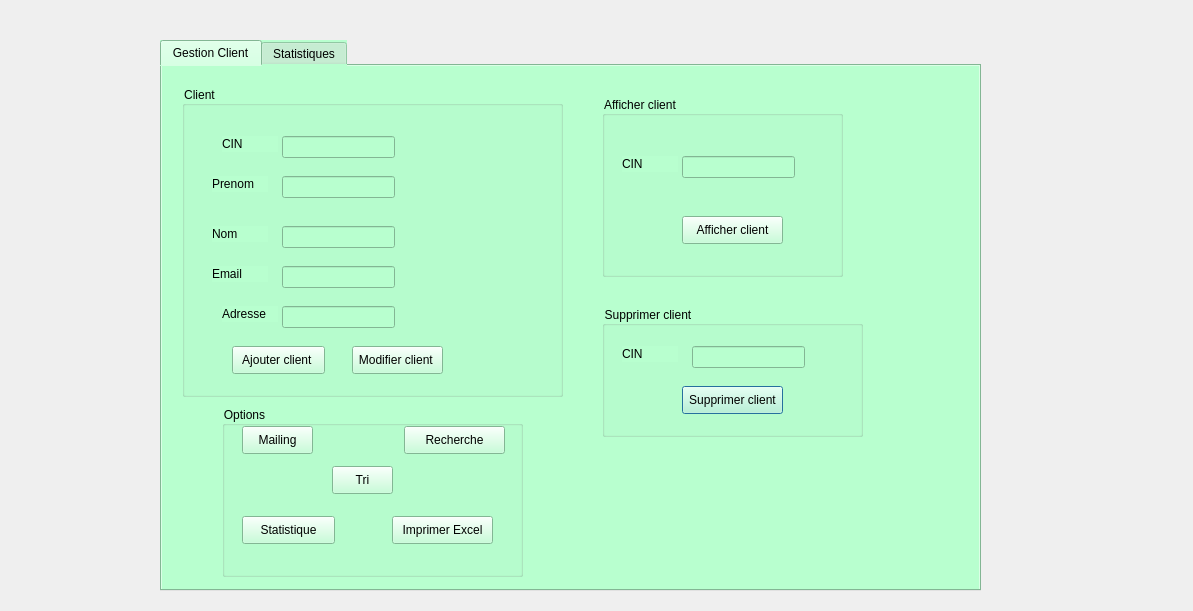
<?xml version="1.0" encoding="UTF-8"?>
<ui version="4.0">
 <class>client</class>
 <widget class="QDialog" name="client">
  <property name="geometry">
   <rect>
    <x>0</x>
    <y>0</y>
    <width>1193</width>
    <height>611</height>
   </rect>
  </property>
  <property name="windowTitle">
   <string>Dialog</string>
  </property>
  <widget class="QTabWidget" name="hhjj">
   <property name="geometry">
    <rect>
     <x>160</x>
     <y>40</y>
     <width>821</width>
     <height>551</height>
    </rect>
   </property>
   <property name="styleSheet">
    <string notr="true">background-color: rgb(184, 255, 207);</string>
   </property>
   <property name="currentIndex">
    <number>0</number>
   </property>
   <property name="usesScrollButtons">
    <bool>true</bool>
   </property>
   <widget class="QWidget" name="tab_3">
    <attribute name="title">
     <string>Gestion Client</string>
    </attribute>
    <widget class="QGroupBox" name="groupBox_5">
     <property name="geometry">
      <rect>
       <x>440</x>
       <y>240</y>
       <width>261</width>
       <height>131</height>
      </rect>
     </property>
     <property name="title">
      <string>Supprimer client</string>
     </property>
     <widget class="QPushButton" name="pushButton_10">
      <property name="geometry">
       <rect>
        <x>80</x>
        <y>80</y>
        <width>101</width>
        <height>28</height>
       </rect>
      </property>
      <property name="text">
       <string>Supprimer client</string>
      </property>
     </widget>
     <widget class="QLineEdit" name="lineEdit_9">
      <property name="geometry">
       <rect>
        <x>90</x>
        <y>40</y>
        <width>113</width>
        <height>22</height>
       </rect>
      </property>
     </widget>
     <widget class="QLabel" name="label_9">
      <property name="geometry">
       <rect>
        <x>20</x>
        <y>40</y>
        <width>56</width>
        <height>16</height>
       </rect>
      </property>
      <property name="text">
       <string>CIN</string>
      </property>
     </widget>
    </widget>
    <widget class="QGroupBox" name="groupBox_6">
     <property name="geometry">
      <rect>
       <x>440</x>
       <y>30</y>
       <width>241</width>
       <height>181</height>
      </rect>
     </property>
     <property name="title">
      <string>Afficher client</string>
     </property>
     <widget class="QLineEdit" name="lineEdit_10">
      <property name="geometry">
       <rect>
        <x>80</x>
        <y>60</y>
        <width>113</width>
        <height>22</height>
       </rect>
      </property>
     </widget>
     <widget class="QLabel" name="label_10">
      <property name="geometry">
       <rect>
        <x>20</x>
        <y>60</y>
        <width>56</width>
        <height>16</height>
       </rect>
      </property>
      <property name="text">
       <string>CIN</string>
      </property>
     </widget>
     <widget class="QPushButton" name="pushButton_11">
      <property name="geometry">
       <rect>
        <x>80</x>
        <y>120</y>
        <width>101</width>
        <height>28</height>
       </rect>
      </property>
      <property name="text">
       <string>Afficher client</string>
      </property>
     </widget>
    </widget>
    <widget class="QGroupBox" name="groupBox_7">
     <property name="geometry">
      <rect>
       <x>20</x>
       <y>20</y>
       <width>381</width>
       <height>311</height>
      </rect>
     </property>
     <property name="title">
      <string>Client</string>
     </property>
     <widget class="QLineEdit" name="lineEdit_11">
      <property name="geometry">
       <rect>
        <x>100</x>
        <y>180</y>
        <width>113</width>
        <height>22</height>
       </rect>
      </property>
     </widget>
     <widget class="QLabel" name="label_11">
      <property name="geometry">
       <rect>
        <x>30</x>
        <y>180</y>
        <width>56</width>
        <height>16</height>
       </rect>
      </property>
      <property name="text">
       <string>Email</string>
      </property>
     </widget>
     <widget class="QLineEdit" name="lineEdit_12">
      <property name="geometry">
       <rect>
        <x>100</x>
        <y>50</y>
        <width>113</width>
        <height>22</height>
       </rect>
      </property>
     </widget>
     <widget class="QLineEdit" name="lineEdit_13">
      <property name="geometry">
       <rect>
        <x>100</x>
        <y>90</y>
        <width>113</width>
        <height>22</height>
       </rect>
      </property>
     </widget>
     <widget class="QLineEdit" name="lineEdit_14">
      <property name="geometry">
       <rect>
        <x>100</x>
        <y>140</y>
        <width>113</width>
        <height>22</height>
       </rect>
      </property>
     </widget>
     <widget class="QLabel" name="label_12">
      <property name="geometry">
       <rect>
        <x>30</x>
        <y>140</y>
        <width>56</width>
        <height>16</height>
       </rect>
      </property>
      <property name="text">
       <string>Nom</string>
      </property>
     </widget>
     <widget class="QLabel" name="label_13">
      <property name="geometry">
       <rect>
        <x>40</x>
        <y>50</y>
        <width>56</width>
        <height>16</height>
       </rect>
      </property>
      <property name="text">
       <string>CIN</string>
      </property>
     </widget>
     <widget class="QLabel" name="label_14">
      <property name="geometry">
       <rect>
        <x>30</x>
        <y>90</y>
        <width>56</width>
        <height>16</height>
       </rect>
      </property>
      <property name="text">
       <string>Prenom</string>
      </property>
     </widget>
     <widget class="QPushButton" name="pb_ajouter">
      <property name="geometry">
       <rect>
        <x>50</x>
        <y>260</y>
        <width>93</width>
        <height>28</height>
       </rect>
      </property>
      <property name="text">
       <string>Ajouter client </string>
      </property>
     </widget>
     <widget class="QPushButton" name="pushButton_13">
      <property name="geometry">
       <rect>
        <x>170</x>
        <y>260</y>
        <width>91</width>
        <height>28</height>
       </rect>
      </property>
      <property name="text">
       <string>Modifier client </string>
      </property>
     </widget>
     <widget class="QLabel" name="label_15">
      <property name="geometry">
       <rect>
        <x>40</x>
        <y>220</y>
        <width>56</width>
        <height>16</height>
       </rect>
      </property>
      <property name="text">
       <string>Adresse</string>
      </property>
     </widget>
     <widget class="QLineEdit" name="lineEdit_15">
      <property name="geometry">
       <rect>
        <x>100</x>
        <y>220</y>
        <width>113</width>
        <height>22</height>
       </rect>
      </property>
     </widget>
    </widget>
    <widget class="QGroupBox" name="groupBox_8">
     <property name="geometry">
      <rect>
       <x>60</x>
       <y>340</y>
       <width>301</width>
       <height>171</height>
      </rect>
     </property>
     <property name="title">
      <string>Options</string>
     </property>
     <widget class="QPushButton" name="pushButton_14">
      <property name="geometry">
       <rect>
        <x>20</x>
        <y>20</y>
        <width>71</width>
        <height>28</height>
       </rect>
      </property>
      <property name="text">
       <string>Mailing</string>
      </property>
     </widget>
     <widget class="QPushButton" name="pushButton_15">
      <property name="geometry">
       <rect>
        <x>170</x>
        <y>110</y>
        <width>101</width>
        <height>28</height>
       </rect>
      </property>
      <property name="text">
       <string>Imprimer Excel</string>
      </property>
     </widget>
     <widget class="QPushButton" name="pushButton_16">
      <property name="geometry">
       <rect>
        <x>20</x>
        <y>110</y>
        <width>93</width>
        <height>28</height>
       </rect>
      </property>
      <property name="text">
       <string>Statistique</string>
      </property>
     </widget>
     <widget class="QPushButton" name="pushButton_17">
      <property name="geometry">
       <rect>
        <x>110</x>
        <y>60</y>
        <width>61</width>
        <height>28</height>
       </rect>
      </property>
      <property name="text">
       <string>Tri</string>
      </property>
     </widget>
     <widget class="QPushButton" name="pushButton_18">
      <property name="geometry">
       <rect>
        <x>182</x>
        <y>20</y>
        <width>101</width>
        <height>28</height>
       </rect>
      </property>
      <property name="text">
       <string>Recherche</string>
      </property>
     </widget>
    </widget>
   </widget>
   <widget class="QWidget" name="tab_4">
    <attribute name="title">
     <string>Statistiques</string>
    </attribute>
    <widget class="QLabel" name="label_16">
     <property name="geometry">
      <rect>
       <x>70</x>
       <y>160</y>
       <width>141</width>
       <height>16</height>
      </rect>
     </property>
     <property name="text">
      <string>le client le plus fidele :</string>
     </property>
    </widget>
    <widget class="QLineEdit" name="lineEdit_16">
     <property name="geometry">
      <rect>
       <x>250</x>
       <y>100</y>
       <width>361</width>
       <height>181</height>
      </rect>
     </property>
    </widget>
   </widget>
  </widget>
 </widget>
 <resources/>
 <connections/>
</ui>
